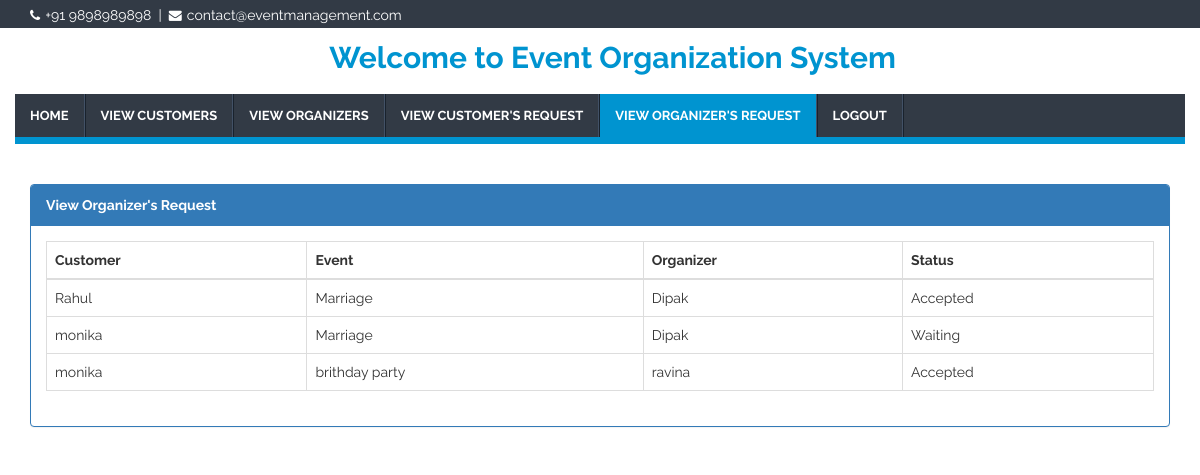
The app's page /view_organizerReq.php (signed in) with its own data.
### tables this page shows
CREATE TABLE IF NOT EXISTS `organizer_req` (
  `id` int(11) NOT NULL AUTO_INCREMENT,
  `customer` varchar(50) NOT NULL,
  `email` varchar(50) NOT NULL,
  `event` varchar(50) NOT NULL,
  `organizer` varchar(50) NOT NULL,
  `status` varchar(20) NOT NULL,
  PRIMARY KEY (`id`)
);

### view_organizerReq.php (the view, shortened to what this page needs)
<?php
    $con = mysqli_connect("localhost","root","","event_management");
    if(isset($_SESSION['username'])){
?>
<!DOCTYPE html>
<html lang="en">
<head>
    <link rel="stylesheet" href="css/bootstrap.min.css">
    <link rel="stylesheet" href="css/font-awesome.min.css">
    <link rel="stylesheet" href="css/style.css">
</head>
<body data-spy="scroll" data-offset="50" data-target=".navbar-collapse">
    <header id="header">
        <div id="top-bar">
            <div class="container">
                <div class="row">
                    <div class="col-sm-7 hidden-xs top-info">
                        <span>
                            <i class="fa fa-phone"></i>+91 9898989898</span>&nbsp;&nbsp;|&nbsp;
                        <span>
                            <i class="fa fa-envelope"></i>contact@eventmanagement.com </span>
                    </div>
                </div>
            </div>
        </div>
        <div id="logo-bar" class="clearfix" style="margin-bottom: -5px;margin-top: -12px;">
            <div class="container">
                <div class="row">
                    <div style="margin-top: -25px;margin-bottom: 25px">
                        <center>
                            <h2 class="logo-head">
                                <strong>Welcome to Event Organization System</strong>
                            </h2>
                        </center>
                    </div>
                </div>
            </div>
        </div>
        <div class="navbar navbar-default navbar-static-top container" role="navigation" style="margin-bottom: -110px;">
            <div class="row">
                <div class="navbar-collapse collapse">
                    <ul class="nav navbar-nav">
                        <li>
                            <a href="admin_dashboard.php">HOME</a>
                        </li>
                        <li>
                            <a href="view_customers.php" class="smoothScroll">VIEW CUSTOMERS</a>
                        </li>
                        <li>
                            <a href="view_organizers.php" class="smoothScroll">VIEW ORGANIZERS</a>
                        </li>
                        <li>
                            <a href="view_customerReq.php" class="smoothScroll">VIEW CUSTOMER'S REQUEST</a>
                        </li>
                        <li  id="orgReq">
                            <a href="view_organizerReq.php" class="smoothScroll">VIEW ORGANIZER'S REQUEST</a>
                        </li>
                        <li>
                            <a href="admin_logout.php" class="smoothScroll">LOGOUT</a>
                        </li>
                    </ul>
                </div>
            </div>
        </div>
    </header>
    <div class="container" style="margin-top: 150px;">
        <div class="panel panel-primary">
            <div class="panel-heading"><strong>View Organizer's Request</strong></div>
            <div class="panel-body">
                <table class="table table-bordered table-hover">
                    <thead>
                        <tr>
                            <th>Customer</th>
                            <th>Event</th>
                            <th>Organizer</th>
                            <th>Status</th>
                        </tr>
                    </thead>
                    <tbody>
                        <?php
                            $sql = "select * from organizer_req order by id";
                            $result = mysqli_query($con,$sql);
                            if(mysqli_num_rows($result) > 0){
                                while($row = mysqli_fetch_array($result)){
                        ?>
                        <tr>
                            <td><?php echo $row['customer'] ?></td>
                            <td><?php echo $row['event'] ?></td>
                            <td><?php echo $row['organizer'] ?></td>
                            <td><?php echo $row['status'] ?></td>
                        </tr>
                        <?php }} ?>
                    </tbody>
                </table>
            </div>
        </div>
    </div>
</body>
</html>
<?php
    }
    else{
        header('Location:index.php');
    }
?>

### css/style.css (style rules this page uses)
body { background: #ffffff; font-family: 'Raleway', sans-serif; font-weight: 400; position: relative; }
h2, h3, h4 { font-weight: bold; }
.logo-head { margin-top: 50px; color: #0094d0; margin-left: 25px; }
.navbar-default .navbar-nav li a { font-size: 13px; font-weight: bold; line-height: 13px; }
#header { z-index: 999; background: #fff; width: 100%; transition: all 0.4s ease-in-out 0s; }
#top-bar { background: #323A45; color: #fff; padding: 5px 0 3px; }
.top-info span i { font-size: 13px; margin-right: 5px; }
.navbar { margin-bottom: 0; background: #323A45; min-height: 35px; border: none; border-bottom: 7px solid #0094d0; }
.navbar-default .navbar-collapse, .navbar-default .navbar-form { border-color: transparent; }
.navbar-nav { border-right: 1px solid #19222d; }
.navbar-default .navbar-nav > li:first-child { border-left: none; }
.navbar-default .navbar-nav > li { border-left: 1px solid #19222d; border-right: 1px solid #425166; }
.navbar-default .navbar-nav>li>a { color: #fff; }

### view_organizerReq.php (style rules this page uses)
ul > li#orgReq { background: #0094d0; color:#fff; }

### records on screen
organizer_req: customer "Rahul", event "Marriage", organizer "Dipak", status "Accepted"
organizer_req: customer "monika", event "Marriage", organizer "Dipak", status "Waiting"
organizer_req: customer "monika", event "brithday party", organizer "ravina", status "Accepted"
